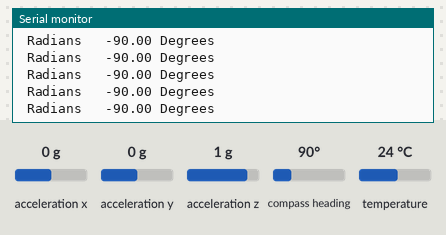
Bench run of a sketch on a simulated Arduino Uno, built with avr-gcc and run on an emulated ATmega328P. Parts: the last lines printed to the serial monitor. The test bench sets the inputs (shaded band); at power-on: compass heading 90°, acceleration x 0 g, acceleration y 0 g, acceleration z 1 g, temperature 24 °C.

Above: at 2.2 s.
2.3 s: compass heading set to 7°
At 2.35 s:
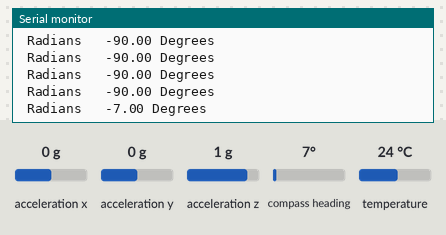
3.8 s: compass heading set to 180°
At 3.89 s:
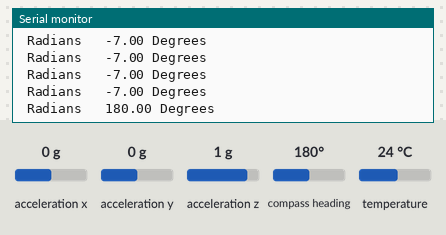
Timing chart, 0 to 6.8 s (numbered marks = the images above; inputs shaded):
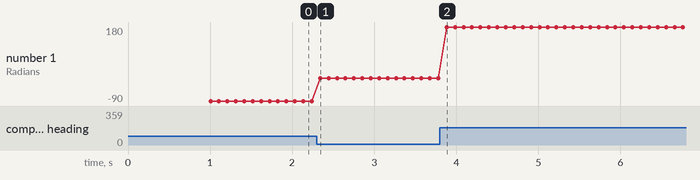

The sketch:

rawdata.ino
```cpp
#include <Wire.h>
#include <Adafruit_Sensor.h>
#include <Adafruit_BNO055.h>
#include <utility/imumaths.h>

/* This driver reads raw data from the BNO055

   Connections
   ===========
   Connect SCL to analog 5
   Connect SDA to analog 4
   Connect VDD to 3.3V DC
   Connect GROUND to common ground

   History
   =======
   2015/MAR/03  - First release (KTOWN)
*/

/* Set the delay between fresh samples */
#define BNO055_SAMPLERATE_DELAY_MS (100)

// Check I2C device address and correct line below (by default address is 0x29 or 0x28)
//                                   id, address
Adafruit_BNO055 bno = Adafruit_BNO055(-1, 0x28, &Wire);

/**************************************************************************/
/*
    Arduino setup function (automatically called at startup)
*/
/**************************************************************************/
void setup(void)
{
  Serial.begin(115200);

  while (!Serial) delay(10);  // wait for serial port to open!

  Serial.println("Orientation Sensor Raw Data Test"); Serial.println("");

  /* Initialise the sensor */
  if(!bno.begin())
  {
    /* There was a problem detecting the BNO055 ... check your connections */
    Serial.print("Ooops, no BNO055 detected ... Check your wiring or I2C ADDR!");
    while(1);
  }

  delay(1000);

  /* Display the current temperature */
  int8_t temp = bno.getTemp();
  Serial.print("Current Temperature: ");
  Serial.print(temp);
  Serial.println(" C");
  Serial.println("");

  bno.setExtCrystalUse(true);

  Serial.println("Calibration status values: 0=uncalibrated, 3=fully calibrated");
}

/**************************************************************************/
/*
    Arduino loop function, called once 'setup' is complete (your own code
    should go here)
*/
/**************************************************************************/
void loop(void)
{
  // Possible vector values can be:
  // - VECTOR_ACCELEROMETER - m/s^2
  // - VECTOR_MAGNETOMETER  - uT
  // - VECTOR_GYROSCOPE     - rad/s
  // - VECTOR_EULER         - degrees
  // - VECTOR_LINEARACCEL   - m/s^2
  // - VECTOR_GRAVITY       - m/s^2
  imu::Vector<3> euler = bno.getVector(Adafruit_BNO055::VECTOR_EULER);

  /* Display the floating point data */
//  Serial.print("X: ");
//  Serial.print(euler.x());
//  Serial.print(" Y: ");
//  Serial.print(euler.y());
//  Serial.print(" Z: ");
//  Serial.print(euler.z());
//  Serial.print("\t\t");

//  /*
//  Quaternion data
  imu::Quaternion quat = bno.getQuat();
//  Serial.print("qW: ");
//  Serial.print(quat.w(), 4);
//  Serial.print(" qX: ");
//  Serial.print(quat.x(), 4);
//  Serial.print(" qY: ");
//  Serial.print(quat.y(), 4);
//  Serial.print(" qZ: ");
//  Serial.print(quat.z(), 4);
//  Serial.print("\t\t");


  /* Display calibration status for each sensor. */
//  uint8_t system, gyro, accel, mag = 0;
//  bno.getCalibration(&system, &gyro, &accel, &mag);
//  Serial.print("CALIBRATION: Sys=");
//  Serial.print(system, DEC);
//  Serial.print(" Gyro=");
//  Serial.print(gyro, DEC);
//  Serial.print(" Accel=");
//  Serial.print(accel, DEC);
//  Serial.print(" Mag=");
//  Serial.println(mag, DEC);

double rm[3][3];

rm[1][1] = quat.w()*quat.w() + quat.x()*quat.x() - quat.y()*quat.y() - quat.z()*quat.z();
rm[1][2] = 2*quat.x()*quat.y() - 2*quat.w()*quat.z();
rm[1][3] = 2*quat.x()*quat.z() + 2*quat.w()*quat.y();
rm[2][1] = 2*quat.x()*quat.y() + 2*quat.w()*quat.z();
rm[2][2] = quat.w()*quat.w() - quat.x()*quat.x() + quat.y()*quat.y() - quat.z()*quat.z();
rm[2][3] = 2*quat.y()*quat.z() - 2*quat.w()*quat.x();
rm[3][1] = 2*quat.x()*quat.z() - 2*quat.w()*quat.y();
rm[3][2] = 2*quat.y()*quat.z() + 2*quat.w()*quat.x();
rm[3][3] = quat.w()*quat.w() - quat.x()*quat.x() - quat.y()*quat.y() + quat.z()*quat.z();

/* Display Rotation Matrix */
//Serial.print(rm[1][1],5);Serial.print("  \t");
//Serial.print(rm[1][2],5);Serial.print("  \t");
//Serial.println(rm[1][3],5);
//Serial.print(rm[2][1],5);Serial.print("  \t");
//Serial.print(rm[2][2],5);Serial.print("  \t");
//Serial.println(rm[2][3],5);
//Serial.print(rm[3][1],5);Serial.print("  \t");
//Serial.print(rm[3][2],5);Serial.print("  \t");
//Serial.println(rm[3][3],5);

/* Create Roll Pitch Yaw Angles from Quaternions */
double yy = quat.y() * quat.y(); // 2 Uses below

double roll = atan2(2 * (quat.w() * quat.x() + quat.y() * quat.z()), 1 - 2*(quat.x() * quat.x() + yy));
double pitch = asin(2 * quat.w() * quat.y() - quat.x() * quat.z());
double yaw = atan2(2 * (quat.w() * quat.z() + quat.x() * quat.y()), 1 - 2*(yy+quat.z() * quat.z()));

/*  Convert Radians to Degrees */
float rollDeg  = 57.2958 * roll;
float pitchDeg = 57.2958 * pitch;
float yawDeg   = 57.2958 * yaw;

/*  Display Roll, Pitch, and Yaw in Radians and Degrees*/
//Serial.print("Roll:");  Serial.print(roll,5);
//Serial.print(" Radians \t"); Serial.print(rollDeg,2);  Serial.println(" Degrees");
//Serial.print("\tPitch:");
//Serial.print(pitch,5);
//Serial.print(" Radians \t"); Serial.print(pitchDeg,2); Serial.println(" Degrees");
//Serial.print("\tYaw:");
//Serial.println(yaw,5);
Serial.print(" Radians \t"); Serial.print(yawDeg,2);   Serial.println(" Degrees");


  delay(BNO055_SAMPLERATE_DELAY_MS);
}
```

Measured:
- after the input at 2.3 s, the serial monitor: prints a new line at once (image 1)
- after the input at 3.8 s, the serial monitor: prints a new line after 0.08 s (image 2)
- plotted number 1: -90 → -7 after the input at 2.3 s, -7 → 180 after the input at 3.8 s
